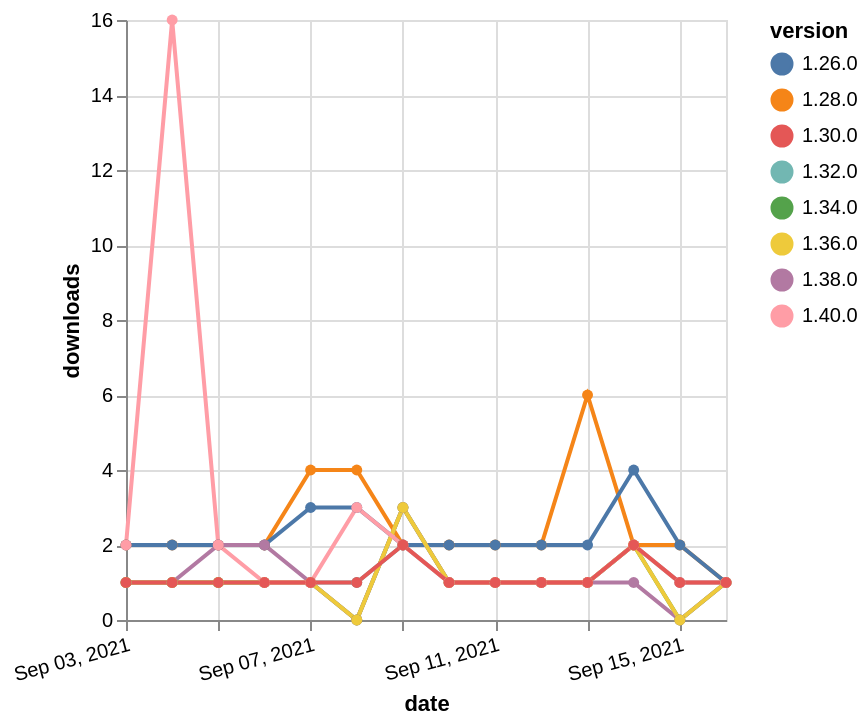

The specification (Vega-Lite) saved for this image:
### Vega-Lite specification from a JSON file in a GitHub repository (floating-point values rounded to 4 significant figures)
{"$schema": "https://vega.github.io/schema/vega-lite/v5.json", "description": "A simple bar chart with embedded data.", "data": {"values": [{"date": "2021-09-03", "total": 202, "delta": 1, "version": "1.34.0"}, {"date": "2021-09-04", "total": 203, "delta": 1, "version": "1.34.0"}, {"date": "2021-09-05", "total": 204, "delta": 1, "version": "1.34.0"}, {"date": "2021-09-06", "total": 205, "delta": 1, "version": "1.34.0"}, {"date": "2021-09-07", "total": 206, "delta": 1, "version": "1.34.0"}, {"date": "2021-09-08", "total": 206, "delta": 0, "version": "1.34.0"}, {"date": "2021-09-09", "total": 209, "delta": 3, "version": "1.34.0"}, {"date": "2021-09-10", "total": 210, "delta": 1, "version": "1.34.0"}, {"date": "2021-09-11", "total": 211, "delta": 1, "version": "1.34.0"}, {"date": "2021-09-12", "total": 212, "delta": 1, "version": "1.34.0"}, {"date": "2021-09-13", "total": 213, "delta": 1, "version": "1.34.0"}, {"date": "2021-09-14", "total": 215, "delta": 2, "version": "1.34.0"}, {"date": "2021-09-15", "total": 215, "delta": 0, "version": "1.34.0"}, {"date": "2021-09-16", "total": 216, "delta": 1, "version": "1.34.0"}, {"date": "2021-09-03", "total": 201, "delta": 1, "version": "1.32.0"}, {"date": "2021-09-04", "total": 202, "delta": 1, "version": "1.32.0"}, {"date": "2021-09-05", "total": 203, "delta": 1, "version": "1.32.0"}, {"date": "2021-09-06", "total": 204, "delta": 1, "version": "1.32.0"}, {"date": "2021-09-07", "total": 205, "delta": 1, "version": "1.32.0"}, {"date": "2021-09-08", "total": 206, "delta": 1, "version": "1.32.0"}, {"date": "2021-09-09", "total": 208, "delta": 2, "version": "1.32.0"}, {"date": "2021-09-10", "total": 209, "delta": 1, "version": "1.32.0"}, {"date": "2021-09-11", "total": 210, "delta": 1, "version": "1.32.0"}, {"date": "2021-09-12", "total": 211, "delta": 1, "version": "1.32.0"}, {"date": "2021-09-13", "total": 212, "delta": 1, "version": "1.32.0"}, {"date": "2021-09-14", "total": 214, "delta": 2, "version": "1.32.0"}, {"date": "2021-09-15", "total": 215, "delta": 1, "version": "1.32.0"}, {"date": "2021-09-16", "total": 216, "delta": 1, "version": "1.32.0"}, {"date": "2021-09-03", "total": 2606, "delta": 2, "version": "1.28.0"}, {"date": "2021-09-04", "total": 2608, "delta": 2, "version": "1.28.0"}, {"date": "2021-09-05", "total": 2610, "delta": 2, "version": "1.28.0"}, {"date": "2021-09-06", "total": 2612, "delta": 2, "version": "1.28.0"}, {"date": "2021-09-07", "total": 2616, "delta": 4, "version": "1.28.0"}, {"date": "2021-09-08", "total": 2620, "delta": 4, "version": "1.28.0"}, {"date": "2021-09-09", "total": 2622, "delta": 2, "version": "1.28.0"}, {"date": "2021-09-10", "total": 2624, "delta": 2, "version": "1.28.0"}, {"date": "2021-09-11", "total": 2626, "delta": 2, "version": "1.28.0"}, {"date": "2021-09-12", "total": 2628, "delta": 2, "version": "1.28.0"}, {"date": "2021-09-13", "total": 2634, "delta": 6, "version": "1.28.0"}, {"date": "2021-09-14", "total": 2636, "delta": 2, "version": "1.28.0"}, {"date": "2021-09-15", "total": 2638, "delta": 2, "version": "1.28.0"}, {"date": "2021-09-16", "total": 2639, "delta": 1, "version": "1.28.0"}, {"date": "2021-09-03", "total": 2434, "delta": 2, "version": "1.26.0"}, {"date": "2021-09-04", "total": 2436, "delta": 2, "version": "1.26.0"}, {"date": "2021-09-05", "total": 2438, "delta": 2, "version": "1.26.0"}, {"date": "2021-09-06", "total": 2440, "delta": 2, "version": "1.26.0"}, {"date": "2021-09-07", "total": 2443, "delta": 3, "version": "1.26.0"}, {"date": "2021-09-08", "total": 2446, "delta": 3, "version": "1.26.0"}, {"date": "2021-09-09", "total": 2448, "delta": 2, "version": "1.26.0"}, {"date": "2021-09-10", "total": 2450, "delta": 2, "version": "1.26.0"}, {"date": "2021-09-11", "total": 2452, "delta": 2, "version": "1.26.0"}, {"date": "2021-09-12", "total": 2454, "delta": 2, "version": "1.26.0"}, {"date": "2021-09-13", "total": 2456, "delta": 2, "version": "1.26.0"}, {"date": "2021-09-14", "total": 2460, "delta": 4, "version": "1.26.0"}, {"date": "2021-09-15", "total": 2462, "delta": 2, "version": "1.26.0"}, {"date": "2021-09-16", "total": 2463, "delta": 1, "version": "1.26.0"}, {"date": "2021-09-03", "total": 193, "delta": 1, "version": "1.38.0"}, {"date": "2021-09-04", "total": 194, "delta": 1, "version": "1.38.0"}, {"date": "2021-09-05", "total": 196, "delta": 2, "version": "1.38.0"}, {"date": "2021-09-06", "total": 198, "delta": 2, "version": "1.38.0"}, {"date": "2021-09-07", "total": 199, "delta": 1, "version": "1.38.0"}, {"date": "2021-09-08", "total": 199, "delta": 0, "version": "1.38.0"}, {"date": "2021-09-09", "total": 202, "delta": 3, "version": "1.38.0"}, {"date": "2021-09-10", "total": 203, "delta": 1, "version": "1.38.0"}, {"date": "2021-09-11", "total": 204, "delta": 1, "version": "1.38.0"}, {"date": "2021-09-12", "total": 205, "delta": 1, "version": "1.38.0"}, {"date": "2021-09-13", "total": 206, "delta": 1, "version": "1.38.0"}, {"date": "2021-09-14", "total": 207, "delta": 1, "version": "1.38.0"}, {"date": "2021-09-15", "total": 207, "delta": 0, "version": "1.38.0"}, {"date": "2021-09-16", "total": 208, "delta": 1, "version": "1.38.0"}, {"date": "2021-09-03", "total": 168, "delta": 1, "version": "1.36.0"}, {"date": "2021-09-04", "total": 169, "delta": 1, "version": "1.36.0"}, {"date": "2021-09-05", "total": 170, "delta": 1, "version": "1.36.0"}, {"date": "2021-09-06", "total": 171, "delta": 1, "version": "1.36.0"}, {"date": "2021-09-07", "total": 172, "delta": 1, "version": "1.36.0"}, {"date": "2021-09-08", "total": 172, "delta": 0, "version": "1.36.0"}, {"date": "2021-09-09", "total": 175, "delta": 3, "version": "1.36.0"}, {"date": "2021-09-10", "total": 176, "delta": 1, "version": "1.36.0"}, {"date": "2021-09-11", "total": 177, "delta": 1, "version": "1.36.0"}, {"date": "2021-09-12", "total": 178, "delta": 1, "version": "1.36.0"}, {"date": "2021-09-13", "total": 179, "delta": 1, "version": "1.36.0"}, {"date": "2021-09-14", "total": 181, "delta": 2, "version": "1.36.0"}, {"date": "2021-09-15", "total": 181, "delta": 0, "version": "1.36.0"}, {"date": "2021-09-16", "total": 182, "delta": 1, "version": "1.36.0"}, {"date": "2021-09-03", "total": 118, "delta": 2, "version": "1.40.0"}, {"date": "2021-09-04", "total": 134, "delta": 16, "version": "1.40.0"}, {"date": "2021-09-05", "total": 136, "delta": 2, "version": "1.40.0"}, {"date": "2021-09-06", "total": 137, "delta": 1, "version": "1.40.0"}, {"date": "2021-09-07", "total": 138, "delta": 1, "version": "1.40.0"}, {"date": "2021-09-08", "total": 141, "delta": 3, "version": "1.40.0"}, {"date": "2021-09-09", "total": 143, "delta": 2, "version": "1.40.0"}, {"date": "2021-09-10", "total": 144, "delta": 1, "version": "1.40.0"}, {"date": "2021-09-11", "total": 145, "delta": 1, "version": "1.40.0"}, {"date": "2021-09-12", "total": 146, "delta": 1, "version": "1.40.0"}, {"date": "2021-09-13", "total": 147, "delta": 1, "version": "1.40.0"}, {"date": "2021-09-14", "total": 149, "delta": 2, "version": "1.40.0"}, {"date": "2021-09-15", "total": 150, "delta": 1, "version": "1.40.0"}, {"date": "2021-09-16", "total": 151, "delta": 1, "version": "1.40.0"}, {"date": "2021-09-03", "total": 251, "delta": 1, "version": "1.30.0"}, {"date": "2021-09-04", "total": 252, "delta": 1, "version": "1.30.0"}, {"date": "2021-09-05", "total": 253, "delta": 1, "version": "1.30.0"}, {"date": "2021-09-06", "total": 254, "delta": 1, "version": "1.30.0"}, {"date": "2021-09-07", "total": 255, "delta": 1, "version": "1.30.0"}, {"date": "2021-09-08", "total": 256, "delta": 1, "version": "1.30.0"}, {"date": "2021-09-09", "total": 258, "delta": 2, "version": "1.30.0"}, {"date": "2021-09-10", "total": 259, "delta": 1, "version": "1.30.0"}, {"date": "2021-09-11", "total": 260, "delta": 1, "version": "1.30.0"}, {"date": "2021-09-12", "total": 261, "delta": 1, "version": "1.30.0"}, {"date": "2021-09-13", "total": 262, "delta": 1, "version": "1.30.0"}, {"date": "2021-09-14", "total": 264, "delta": 2, "version": "1.30.0"}, {"date": "2021-09-15", "total": 265, "delta": 1, "version": "1.30.0"}, {"date": "2021-09-16", "total": 266, "delta": 1, "version": "1.30.0"}]}, "width": "container", "mark": {"type": "line", "point": {"filled": true}}, "encoding": {"x": {"field": "date", "type": "temporal", "timeUnit": "yearmonthdate", "title": "date", "axis": {"labelAngle": -15}}, "y": {"field": "delta", "type": "quantitative", "title": "downloads"}, "color": {"field": "version", "type": "nominal"}, "tooltip": {"field": "delta"}}}
